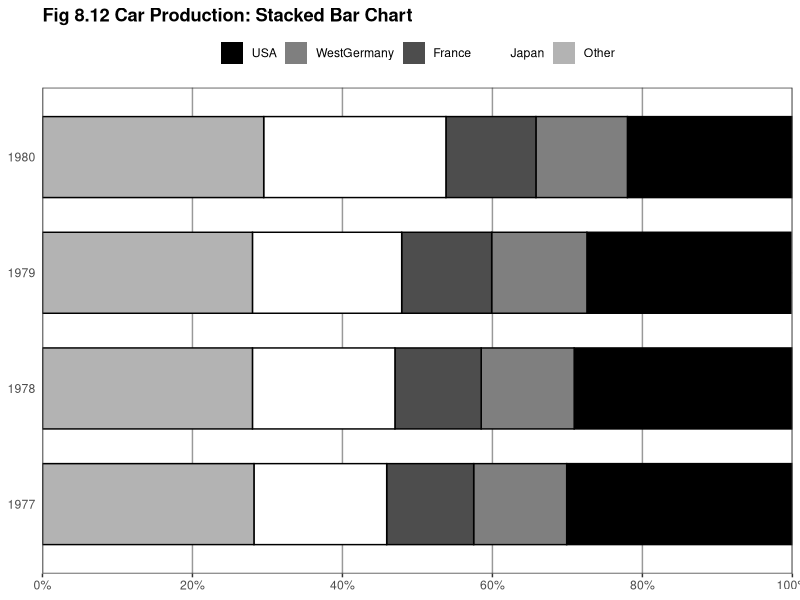
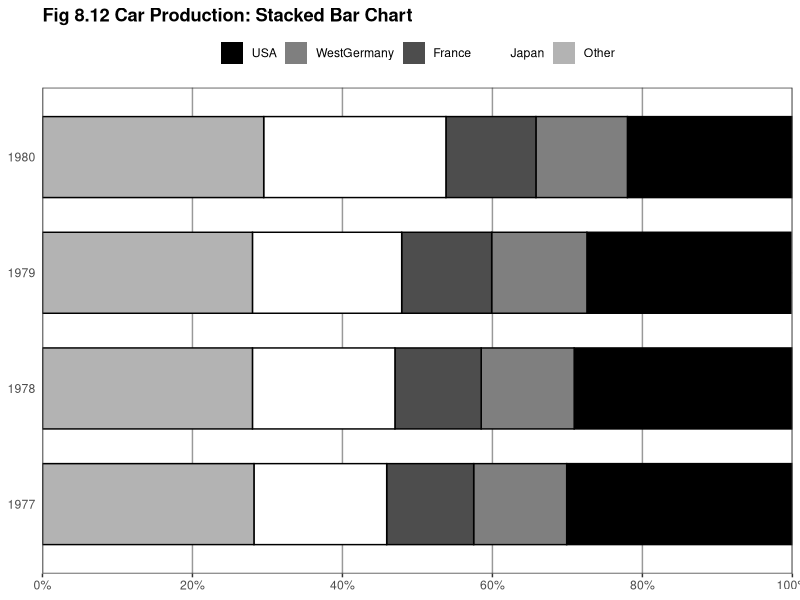

The R script that drew these images, in order:
library(ggplot2)
library(plyr)
library(reshape2)

this_base <- "fig08-12_car-production-stacked-bar-chart"

my_data <- data.frame(
  year = c("1980", "1979", "1978", "1977"),
  USA = c(22.0, 27.2, 29.1, 30.0),
  WestGermany = c(12.2, 12.7, 12.4, 12.4),
  France = c(12.0, 12.0, 11.5, 11.6), 
  Japan = c(24.3, 19.9, 19.0, 17.7),
  Other = c(29.5, 28.0, 28.0, 28.2))

my_data_long <- melt(my_data, id.vars = "year",
                     variable.name = "country", value.name = "production")

my_data_long <- arrange(my_data_long, country)

percent_sign <- function (x) { paste0(x, "%") }

p <- ggplot(my_data_long, aes(x = year, y = production, fill = country)) +
  geom_bar(stat="identity", width = 0.7) + 
  geom_bar(stat = "identity", width = 0.7, colour = "black", show_guide = FALSE) +
  scale_fill_manual(values = c("USA" = "black",  "WestGermany" = "grey50",
                               "France" = "grey30", "Japan" = "white",
                               "Other" = "grey70")) +
  scale_y_continuous(breaks = seq(0, 100, 20), limits = c(0, 100), 
                     expand = c(0, 0), labels = percent_sign) + 
  ggtitle("Fig 8.12 Car Production: Stacked Bar Chart") + 
  coord_flip() +
  theme_bw() +
  theme(panel.grid.major.x = element_line(colour = "grey60"),
        panel.grid.minor = element_blank(),
        plot.title = element_text(size = rel(1.2), face = "bold"),
        axis.title = element_blank(),
        axis.ticks.y = element_blank(),
        legend.position = "top",
        legend.title = element_blank()) 

p

ggsave(paste0(this_base, ".png"), 
       p, width = 6, height = 5)

